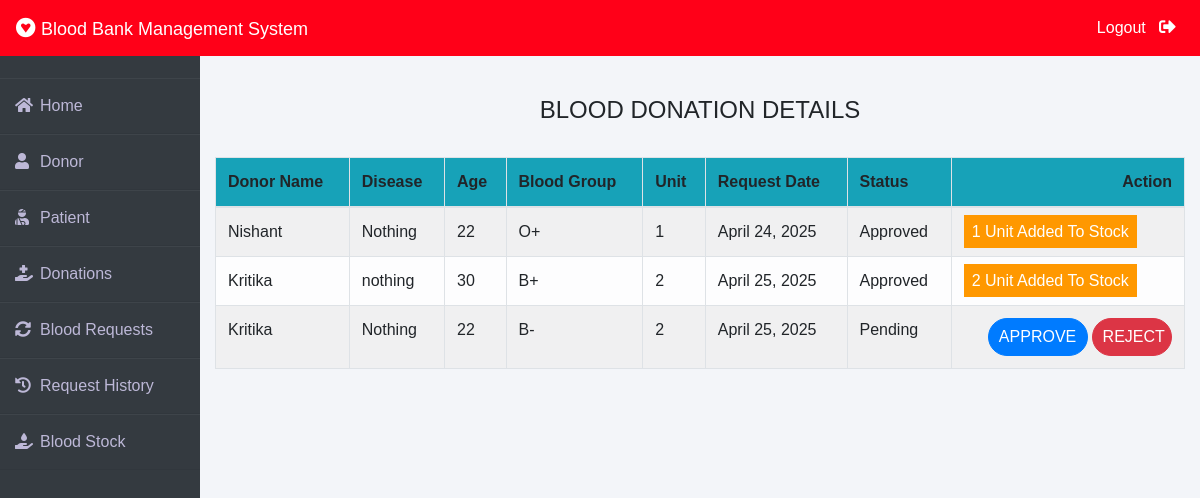
Before: /admin-donation (signed in) with the older database file.
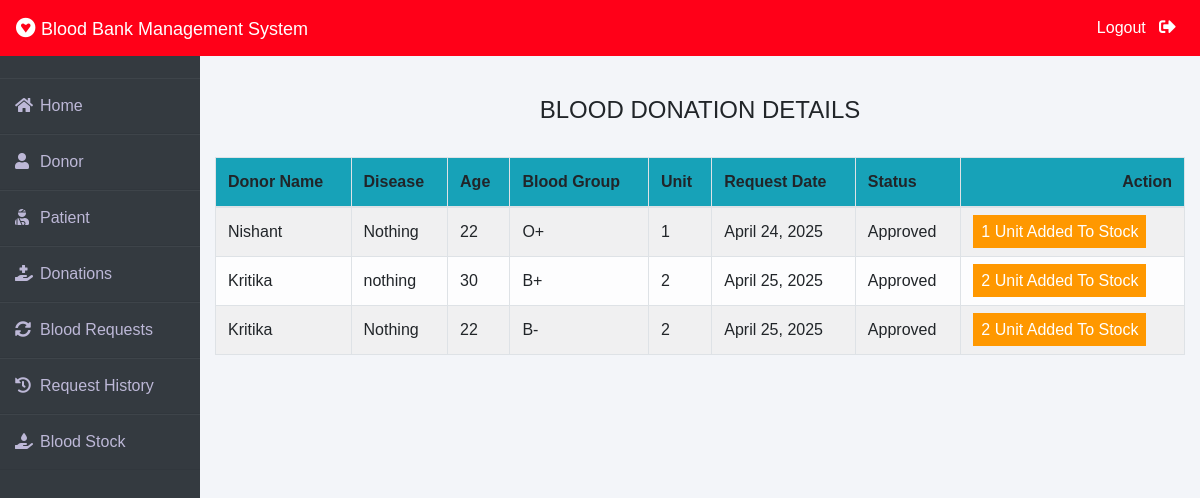
After: the same page with the newer database file.
### donor/models.py (models this page shows, shortened)
class BloodDonate(models.Model):
    donor=models.ForeignKey(Donor,on_delete=models.CASCADE)
    disease=models.CharField(max_length=100,default="Nothing")
    age=models.PositiveIntegerField()
    bloodgroup=models.CharField(max_length=10)
    unit=models.PositiveIntegerField(default=0)
    status=models.CharField(max_length=20,default="Pending")
    date=models.DateField(auto_now=True)

class Donor(models.Model):
    user=models.OneToOneField(User,on_delete=models.CASCADE)
    profile_pic= models.ImageField(upload_to='profile_pic/Donor/',null=True,blank=True)
    bloodgroup=models.CharField(max_length=10)
    address = models.CharField(max_length=40)
    mobile = models.CharField(max_length=20,null=False)
    def __str__(self):
        return self.user.first_name

### blood/views.py (the view)
# urls.py: path('admin-donation', views.admin_donation_view,name='admin-donation'),
@login_required(login_url='adminlogin')
def admin_donation_view(request):
    donations=dmodels.BloodDonate.objects.all()
    return render(request,'blood/admin_donation.html',{'donations':donations})

### templates/blood/admin_donation.html (shortened to what this page needs)
{% extends 'blood/adminbase.html' %}
{% block content %}
{% load widget_tweaks %}
{%load static%}
<head>
   </head>
<br><br>
<div class="container">
    <H4 class="text-center">BLOOD DONATION DETAILS</H4><br>
    <table class="table table-light table-hover table-bordered table-striped">
        <thead class="bg-info">
            <tr>
                <th scope="col">Donor Name</th>
                <th scope="col">Disease</th>
                <th scope="col">Age</th>
                <th scope="col">Blood Group</th>
                <th scope="col">Unit</th>
                <th scope="col">Request Date</th>
                <th scope="col">Status</th>
                <th class="text-right">Action</th>
            </tr>
        </thead>
        <tbody>
            {% for t in donations %}
            <tr>
                <td> {{t.donor}}</td>
                <td> {{t.disease}}</td>
                <td> {{t.age}}</td>
                <td>{{t.bloodgroup}}</td>
                <td>{{t.unit}}</td>
                <td>{{t.date}}</td>
                <td>{{t.status}}</td>
                {% if t.status == 'Pending' %}
                <td class="text-right">
                    <button class="btn btn-primary badge-pill" style="width: 100px;"><a  style="text-decoration: none;color: white;" href="{% url 'approve-donation' t.id  %}">APPROVE</a> </button>
                    <button class="btn btn-danger badge-pill" style="width: 80px;"><a  style="text-decoration: none;color: white;" href="{% url 'reject-donation' t.id  %}">REJECT</a> </button>
                </td>
                {% elif  t.status == 'Approved' %}
                <td><span class="label warning">{{t.unit}} Unit Added To Stock</span></td>
                {% else %}
                <td><span class="label danger">0 Unit Added To Stock</span></td>
                {% endif %}
            </tr>
            {% endfor %}
        </tbody>
    </table>
</div>
{% endblock content %}

Changed rows visible on the page:
changed BloodDonate (number 3 of 3 on the later page): status "Pending" → "Approved"; unit (not shown) → "2"; status "APPROVE REJECT" → "Unit Added To Stock"
